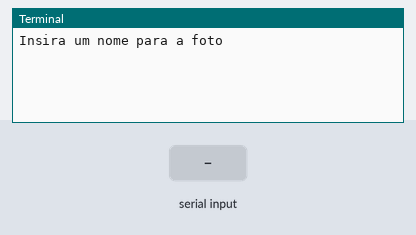
This program was run on a simulated Raspberry Pi (BCM pin numbers). Shown: the last lines printed to the terminal. The inputs (shaded band) are chosen by the test bench. The camera gives no picture and a still takes 0.5 s. At 1.8 s the program stops and its outputs stay as they are.

Above: at 1.2 s.
1.3 s: "1" typed at the terminal, then Enter
At 1.61 s:
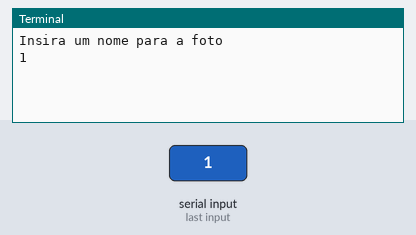
At 2.6 s:
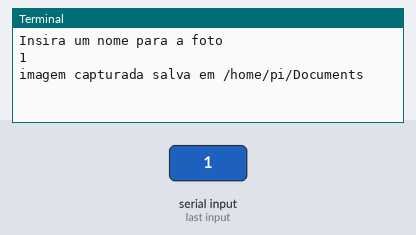

Measured:
- after the input at 1.3 s, the terminal: prints a new line at once (image 1)

The program:

Basic_Picture_Capture_with_python.py
```python
#Gambiarrista MRAASF
from picamera import PiCamera
from time import sleep

camera = PiCamera()
camera.resolution = (1280,920)


print("Insira um nome para a foto")
name = input()
saida ="/home/pi/Documents/"+name+".jpg"
#print(saida)
#print(name)
camera.capture(saida)
print("imagem capturada salva em /home/pi/Documents")
```
